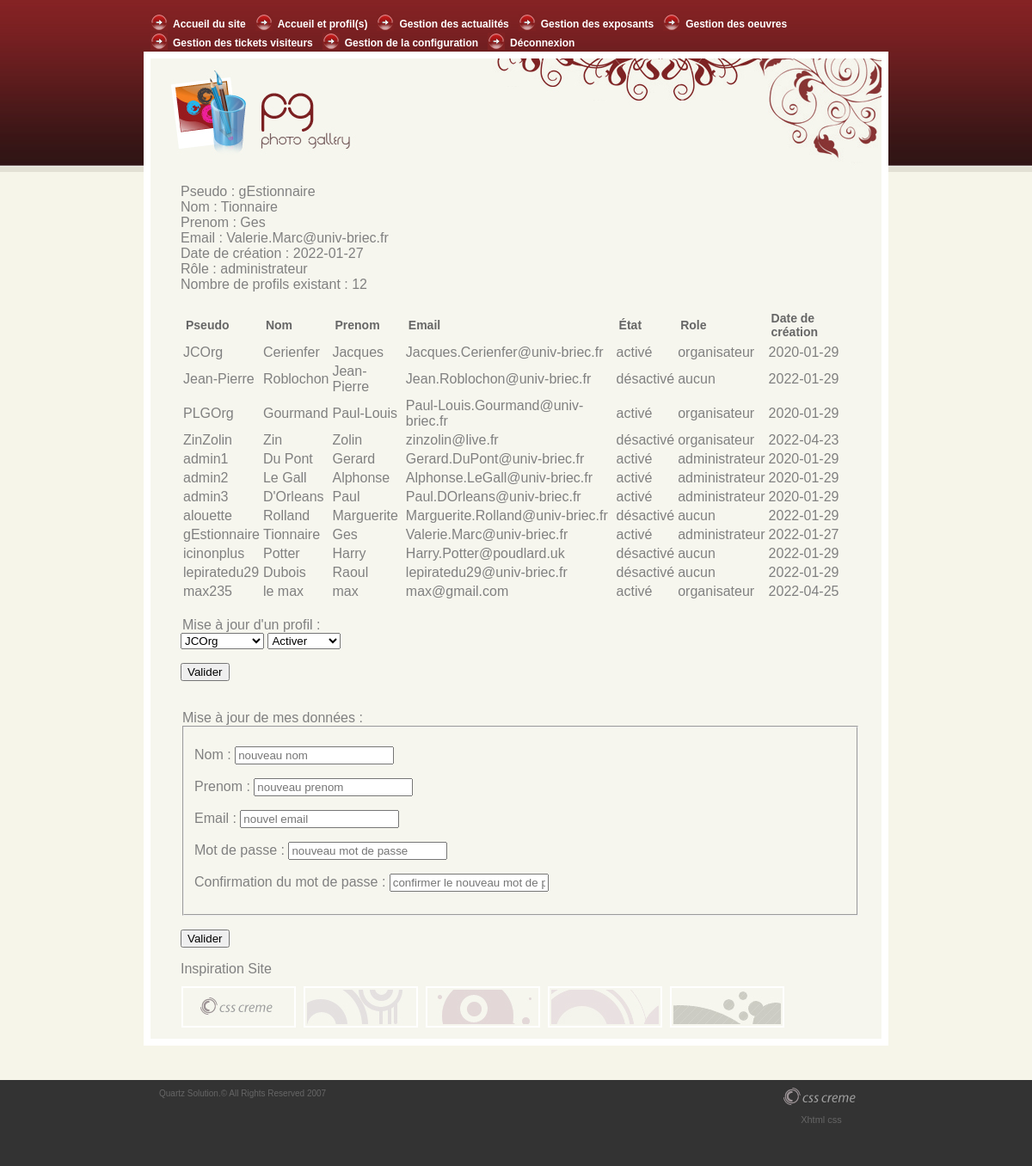
The page /v2/admin_accueil.php (signed in) on the database its author committed.
### tables this page shows
CREATE TABLE `t_profil_pro` (
  `pro_prenom` varchar(60) DEFAULT NULL,
  `pro_nom` varchar(60) DEFAULT NULL,
  `pro_email` varchar(60) NOT NULL,
  `pro_validite` char(1) NOT NULL,
  `pro_role` char(1) NOT NULL,
  `pro_DateDeCreation` date NOT NULL,
  `cpt_pseudo` varchar(15) NOT NULL
);

### v2/admin_accueil.php (the view, shortened to what this page needs)
<!DOCTYPE html PUBLIC "-//W3C//DTD XHTML 1.0 Transitional//EN" "http://www.w3.org/TR/xhtml1/DTD/xhtml1-transitional.dtd">
<html xmlns="http://www.w3.org/1999/xhtml">
<head>
<link rel="stylesheet" type="text/css" href="style.css" />
</head>
<body>
<div id="top_menu">
  <ul class="menu">
    <li><a href="index.php" class="nav">Accueil du site</a></li>
    <li><a href="admin_accueil.php" class="nav">Accueil et profil(s)</a></li>
    <li><a href="admin_accueil.php" class="nav">Gestion des actualités</a></li>
    <li><a href="admin_accueil.php" class="nav">Gestion des exposants</a></li>
    <li><a href="admin_accueil.php" class="nav">Gestion des oeuvres</a></li>
    <li><a href="admin_tickets.php" class="nav">Gestion des tickets visiteurs</a></li>
    <li><a href="admin_accueil.php" class="nav">Gestion de la configuration</a></li>
    <li><a href="deconnexion.php" class="nav">Déconnexion</a></li>
  </ul>
</div>
<br>
<div id="main_content">
  <div id="top_banner"> <a href="#"><img src="images/logo.jpg" width="230" height="130" alt="" border="0" class="logo" /></a> </div>
  <div id="page_content">
    <div class="title">
    <?php
    $mysqli = new mysqli('localhost','nom_utilisateur','mot_de_passe','nom_base');
    $pseudo = $_SESSION['login'];
    $utilisateur = "select * from t_profil_pro where cpt_pseudo = '". $pseudo ."';";
    $infos_utilisateur = $mysqli->query($utilisateur);
    if ($infos_utilisateur == false)
    {
     echo "Error: La requête a echoué \n";
     echo "Errno: " . $mysqli->errno . "\n";
     echo "Error: " . $mysqli->error . "\n";
     exit();
    }
    else
    {
      $infos = $infos_utilisateur->fetch_assoc();
      echo "<p>";
      echo "Pseudo : ". $infos['cpt_pseudo'] ."</br>";
      echo "Nom : ". $infos['pro_nom'] ."</br>";
      echo "Prenom : ". $infos['pro_prenom'] ."</br>";
      echo "Email : ". $infos['pro_email'] ."</br>";
      echo "Date de création : ". $infos['pro_DateDeCreation'] ."</br>";
      if( $infos['pro_role'] == 'A' ){
        echo "Rôle : administrateur</br>";
        $r_nbprofils = "select count(cpt_pseudo) as nb from t_profil_pro;";
        $nbprofils = $mysqli->query($r_nbprofils);
        if( $nbprofils == false ){
         echo "Error: La requête a echoué \n";
         echo "Errno: " . $mysqli->errno . "\n";
         echo "Error: " . $mysqli->error . "\n";
         exit();
        } else {
          $nb = $nbprofils->fetch_assoc();
          echo "Nombre de profils existant : ". $nb['nb'];
          $profils = "select * from t_profil_pro;";
          $liste_profils = $mysqli->query($profils);
          if ($liste_profils == false)
          {
           echo "Error: La requête a echoué \n";
           echo "Errno: " . $mysqli->errno . "\n";
           echo "Error: " . $mysqli->error . "\n";
           exit();
          }
           else
          {
           echo "<table>";
           echo "<tr>";
           echo "<td>";
           echo "<h3>Pseudo</h3>";
           echo "</td>";
           echo "<td>";
           echo "<h3>Nom</h3>";
           echo "</td>";
           echo "<td>";
           echo "<h3>Prenom</h3>";
           echo "</td>";
           echo "<td>";
           echo "<h3>Email</h3>";
           echo "</td>";
           echo "<td>";
           echo "<h3>État</h3>";
           echo "</td>";
           echo "<td>";
           echo "<h3>Role</h3>";
           echo "</td>";
           echo "<td>";
           echo "<h3>Date de création</h3>";
           echo "</td>";
           echo "</tr>";
           while($profil = $liste_profils->fetch_assoc()){
            echo "<tr>";
            echo "<td>";
            echo $profil['cpt_pseudo'];
            echo "</td>";
            echo "<td>";
            echo $profil['pro_nom'];
            echo "</td>";
            echo "<td>";
            echo $profil['pro_prenom'];
            echo "</td>";
            echo "<td>";
            echo $profil['pro_email'];
            echo "</td>";
            echo "<td>";
            if( $profil['pro_validite'] == 'A' ){
              echo "activé";
            } else {
              echo "désactivé";
            }
            echo "</td>";
            echo "<td>";
            if( $profil['pro_role'] == 'A'){
              echo "administrateur";
            } else if ( $profil['pro_role'] == 'O'){
              echo "organisateur";
            } else {
              echo "aucun";
            }
            echo "</td>";
            echo "<td>";
            echo $profil['pro_DateDeCreation'];
            echo "</td>";
            echo "</tr>";
           }
           echo "</table>";
           echo "<br>";
           echo "<form action='comptes_action.php' method='post'>
                  <legend>Mise à jour d'un profil :</legend>
                  <select name = 'm_pseudo'>
                   <p>Pseudo :";
                   $liste_pseudo = "select cpt_pseudo from t_profil_pro";
                   $r_liste_pseudo = $mysqli->query($liste_pseudo);
                   if( $r_liste_pseudo == false ){
                     echo "Error: La requête liste_pseudo a echoué \n";
                     echo "Errno: " . $mysqli->errno . "\n";
                     echo "Error: " . $mysqli->error . "\n";
                     exit();
                   } else {
                   	 while( $pseudo = $r_liste_pseudo->fetch_assoc()){
                   	 	echo "<option value='". $pseudo['cpt_pseudo'] ."'>". $pseudo['cpt_pseudo'] ."</option>";
                   	 }
                   }
           echo   "</p>
                  </select>
                  <select name = 'm_etat'>
                   <p>État :
                    <option value='A'>Activer</option>
                    <option value='D'>Désactiver</option>
                   </p>
                  </select>
                   <p><input type='submit' value='Valider'></p>
                </form>";
          }
        }
      } else {
        echo "Rôle : organisateur</br>";
      }
      echo "<br>";
      echo "<form action = 'modif_admin.php' method = 'post'>
             <legend>Mise à jour de mes données :</legend>
              <fieldset>
               <p>Nom :
                <input type = 'text' name = 'n_nom' placeholder = 'nouveau nom' maxlength = '60'/>
               </p>
               <p>Prenom :
                <input type = 'text' name = 'n_prenom' placeholder = 'nouveau prenom' maxlength = '60'/>
               </p>
               <p>Email :
                <input type = 'email' name = 'n_email' placeholder = 'nouvel email' maxlength = '60'/>
               </p>
               <p>Mot de passe :
                <input type = 'password' name = 'n_mdp' placeholder = 'nouveau mot de passe'/>
               </p>
               <p>Confirmation du mot de passe :
                <input type = 'password' name = 'n_c_mdp' placeholder = 'confirmer le nouveau mot de passe'/>
               </p>
              </fieldset>
               <p><input type='submit' value='Valider'></p>
            </form>";
    }
    ?>
    </div>
    <div class="title"> Inspiration Site </div>
    <div class="content_text"> <a href="#"><img src="images/s5.jpg" width="125" height="40" alt="" class="inspiration" /></a> <a href="#"><img src="images/s2.jpg" width="125" height="40" alt="" class="inspiration" /></a> <a href="#"><img src="images/s3.jpg" width="125" height="40" alt="" class="inspiration" /></a> <a href="#"><img src="images/s4.jpg" width="125" height="40" alt="" class="inspiration" /></a> <a href="#"><img src="images/s1.jpg" width="125" height="40" alt="" class="inspiration" /></a> </div>
  </div>
</div>
<div id="footer">
  <div id="footer_content">
    <div id="copyrights"> Quartz Solution.&copy; All Rights Reserved 2007 </div>
    <div id="madeby"> <a href="http://www.csscreme.com"><img src="images/csscreme_link.jpg" width="125" height="40" border="0" alt="" /></a><br />
      <a target="_blank" href="http://validator.w3.org/check?uri=referer">Xhtml</a> <a target="_blank" href="http://jigsaw.w3.org/css-validator/check/referer">css</a> </div>
  </div>
</div>
</body>
</html>

### v2/style.css (style rules this page uses)
body { background:url(images/top_bg.jpg) repeat-x top #F6F5E9; margin:auto; font-family: Arial, Verdana, Helvetica, sans-serif; font-size:11px; color:#ccc; }
h3 { font-size:14px; color:#666666; margin:0px; padding:3px; }
#main_content { width:850px; height: auto; margin:auto; background-color:#F6F6EE; border:8px #FFFFFF solid; }
#top_banner { width:850px; height:130px; background:url(images/illustr.jpg) no-repeat right; }
img.logo { padding-left:15px; }
#top_menu { width:850px; margin:auto; padding:15px; }
ul.menu { list-style-type:none; display:block; width: auto; height:18px; margin:auto; padding:0; }
ul.menu li { display:inline; }
a.nav:link, a.nav:visited { display:block; float:left; padding:4px 11px 0 26px; margin:0;width: auto; height:18px; text-align:center; line-height:18px; font-weight:bold; font-size:12px; text-decoration:none; color:#fff; background:url(images/bt_bg.jpg) no-repeat left; }
#page_content { width:800px; height:auto; margin:auto; }
.title { font-size:16px; color:#808080; clear:both; padding-left:10px; }
.content_text { font-size:11px; color:#333333; height:auto; text-align:justify; padding:8px; }
img.inspiration { padding:2px; margin:3px; border:2px #FFFFFF solid; }
#footer { width: auto; height:100px; clear:both; margin-top:40px; background-color: #333333; }
#footer_content { width:850px; margin:auto; }
#copyrights { width:350px; color: #666666; font-size:10px; float:left; padding:10px; }
#madeby { width:140px; height:40px; float:right; text-align:center; padding-top:0px; }
#madeby a { text-decoration:none; color:#666666; }

### rows shown on the page
t_profil_pro: cpt_pseudo "gEstionnaire", pro_nom "Tionnaire", pro_prenom "Ges", pro_email "Valerie.Marc@univ-briec.fr", pro_DateDeCreation "2022-01-27", pro_validite "activé", pro_role "administrateur"
t_profil_pro: cpt_pseudo "JCOrg", pro_nom "Cerienfer", pro_prenom "Jacques", pro_email "Jacques.Cerienfer@univ-briec.fr", pro_validite "activé", pro_role "organisateur", pro_DateDeCreation "2020-01-29"
t_profil_pro: cpt_pseudo "Jean-Pierre", pro_nom "Roblochon", pro_prenom "Jean-Pierre", pro_email "Jean.Roblochon@univ-briec.fr", pro_validite "désactivé", pro_role "aucun", pro_DateDeCreation "2022-01-29"
t_profil_pro: cpt_pseudo "PLGOrg", pro_nom "Gourmand", pro_prenom "Paul-Louis", pro_email "Paul-Louis.Gourmand@univ-briec.fr", pro_validite "activé", pro_role "organisateur", pro_DateDeCreation "2020-01-29"
t_profil_pro: cpt_pseudo "ZinZolin", pro_nom "Zin", pro_prenom "Zolin", pro_email "zinzolin@live.fr", pro_validite "désactivé", pro_role "organisateur", pro_DateDeCreation "2022-04-23"
t_profil_pro: cpt_pseudo "admin1", pro_nom "Du Pont", pro_prenom "Gerard", pro_email "Gerard.DuPont@univ-briec.fr", pro_validite "activé", pro_role "administrateur", pro_DateDeCreation "2020-01-29"
t_profil_pro: cpt_pseudo "admin2", pro_nom "Le Gall", pro_prenom "Alphonse", pro_email "Alphonse.LeGall@univ-briec.fr", pro_validite "activé", pro_role "administrateur", pro_DateDeCreation "2020-01-29"
t_profil_pro: cpt_pseudo "admin3", pro_nom "D'Orleans", pro_prenom "Paul", pro_email "Paul.DOrleans@univ-briec.fr", pro_validite "activé", pro_role "administrateur", pro_DateDeCreation "2020-01-29"
t_profil_pro: cpt_pseudo "alouette", pro_nom "Rolland", pro_prenom "Marguerite", pro_email "Marguerite.Rolland@univ-briec.fr", pro_validite "désactivé", pro_role "aucun", pro_DateDeCreation "2022-01-29"
t_profil_pro: cpt_pseudo "icinonplus", pro_nom "Potter", pro_prenom "Harry", pro_email "Harry.Potter@poudlard.uk", pro_validite "désactivé", pro_role "aucun", pro_DateDeCreation "2022-01-29"
t_profil_pro: cpt_pseudo "lepiratedu29", pro_nom "Dubois", pro_prenom "Raoul", pro_email "lepiratedu29@univ-briec.fr", pro_validite "désactivé", pro_role "aucun", pro_DateDeCreation "2022-01-29"
t_profil_pro: cpt_pseudo "max235", pro_nom "le max", pro_prenom "max", pro_email "max@gmail.com", pro_validite "activé", pro_role "organisateur", pro_DateDeCreation "2022-04-25"

### other values the page prints
$nb['nb'] "12"
form field m_pseudo "JCOrg"
